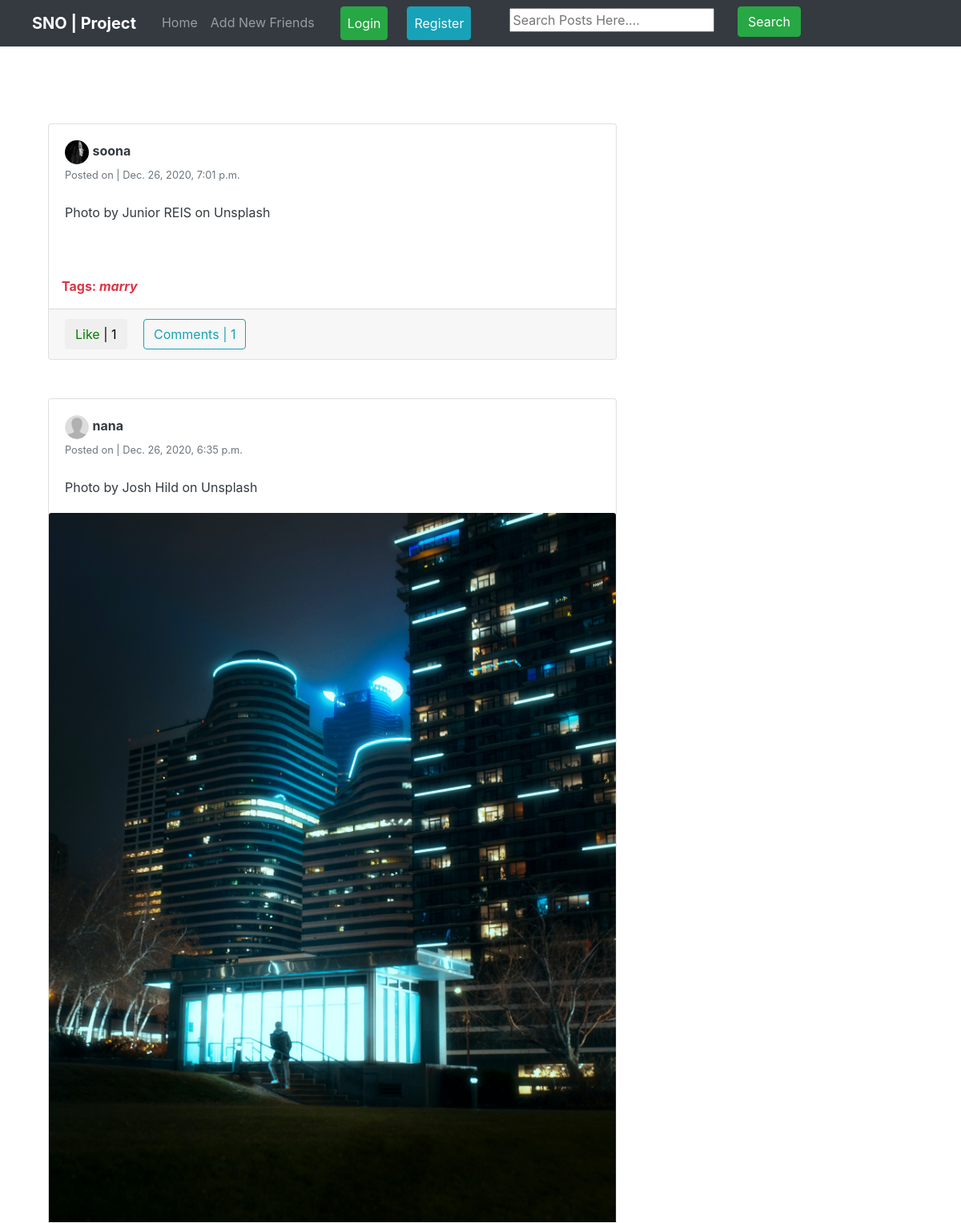
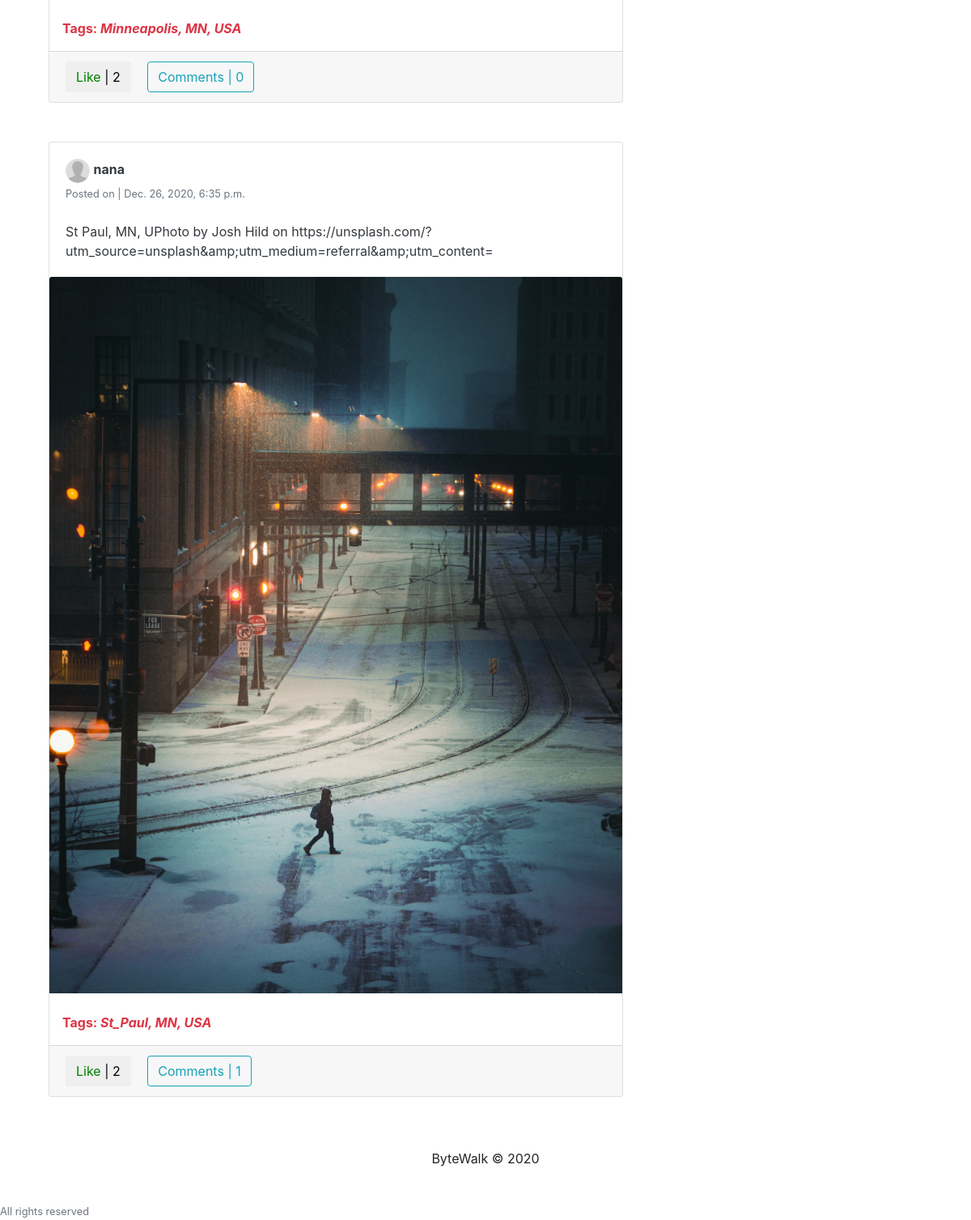
The page / on the database its author committed (2 pictures, top to bottom).
### feed/models.py (models this page shows, shortened)
class Post(models.Model):
    description = models.CharField(max_length=255, blank=True)
    pic = models.ImageField(upload_to='path/to/imgs')
    date_posted = models.DateTimeField(default=timezone.now)
    user_name = models.ForeignKey(User, on_delete=models.CASCADE)
    tags = models.CharField(max_length=100, blank=True)

### users/models.py (models this page shows, shortened)
class Profile(models.Model):
    user = models.OneToOneField(User, on_delete=models.CASCADE)
    image = models.ImageField(default='default.png', upload_to='profile_pics')
    slug = AutoSlugField(populate_from='user')
    bio = models. CharField(max_length=255, blank=True)
    friends = models.ManyToManyField('profile', blank=True)
    def get_absolute_url(self):
        return "/users/{}".format(self.slug)

### feed/views.py (the view)
# urls.py: path('', PostListView.as_view(), name='home'),
class PostListView(ListView):
    model = Post
    template_name = 'feed/home.html'
    context_object_name = 'posts'
    ordering = ['-date_posted']
    paginte_by = 10
    def get_context_data(self, **kwargs):
        context = super(PostListView, self).get_context_data(**kwargs)
        if self.request.user.is_authenticated:
            liked = [i for i in Post.objects.all() if Like.objects.filter(user= self.request.user, post=i)]
            context['liked_post'] = liked
        return context

### feed/templates/feed/home.html (shortened to what this page needs)
{% extends "feed/layout.html" %}
{% load static %}
{% block searchform %}
<form class="form-inlin my-2 my-lg-0 ml-5" action="{% url 'search_posts' %}">
    <input name="p" type="text" placeholder="Search Posts Here....">
    <button class="btn btn-success my-2 my-sm-0 ml-4" type="submit">Search</button>
</form>
{% endblock searchform %}
{% block content %}
<br><br>
<div class="container">
    <div class="row">
        <div class="col-md-8">
            {% for post in posts %}
            <div class="card card-signin my-5">
                <div class="card-body">
                    <a href="{{ post.user_name.profile.get_absolute_url }}">
                        <img src="{{ post.user_name.profile.image.url }}" class="rounded-circle" width="30" height="30" alt="" >
                    </a>
                    <a class="text-dark" href="{{ post.user_name.profile.get_absolute_url }}"><b>{{ post.user_name }}</b></a>
                    <br>
                    <small class="text-muted">Posted on | {{ post.date_posted }}</small>
                    <br><br>
                    <p class="card-text text-dark">{{ post.description }}</p>
                </div>
                <a href="{% url 'post-detail' post.id %}">
                    <img class="card-img-top" src="{{ post.pic.url }}" alt="">
                </a>
                {% if post.tags %}
                <br>
                <p class="text-danger ml-3"><b>Tags: <i>{{ post.tags }}</i></b></p>
                {% endif %}
                <div class="card-footer">
                    <button class="btn btn-white mr-3 like" id="{{ post.id }}">
                        {% if post in liked_post %}
                        <a href="{% url 'post-like' %}" style="color: red;" id="likebtn{{ post.id }}">Unlike</a> | {{ post.likes.count }}
                        {% else %}
                        <a href="{% url 'post-like' %}" style="color: green;" id="likebtn{{ post.id }}">Like</a> | {{ post.likes.count }}
                        {% endif %}
                    </button>
                    <a class="btn btn-outline-info" href="{% url 'post-detail' post.id %}">Comments | {{ post.details.count }}</a>
                </div>
            </div>
            {% endfor %}
        </div>
    </div>
</div>
{% endblock content %}

### feed/templates/feed/layout.html (shortened to what this page needs)
{% load static %}
<!DOCTYPE html>
<html lang="en">
<head>
    <link rel="stylesheet" href="https://maxcdn.bootstrapcdn.com/bootstrap/4.0.0/css/bootstrap.min.css">
    <link rel="stylesheet" type="text/css" href="https://storage.googleapis.com/bytewalk/profilepage.css">
    <link rel="stylesheet" type="text/css" href="https://storage.googleapis.com/bytewalk/styles.css">
</head>
<body>
    <nav class="navbar navbar-expand-lg navbar-dark bg-dark sticky-top">
        <a class="navbar-brand ml-4 mr-4" href="#"><b>SNO | Project</b></a>
	  <div class="collapse navbar-collapse" id="navbarNavAltMarkup">
	    <div class="navbar-nav">
            <a href="{% url 'home' %}" class="nav-item nav-link">Home</a>
            <a href="{% url 'users_list' %}" class="nav-item nav-link">Add New Friends</a>
            {% if user.is_authenticated %}
                <a href="{% url 'friend_list' %}" class="nav-item nav-link">Friends</a>
                <a href="{% url 'my_profile' %}" class="nav-item nav-link">Profile</a>
                <a href="{% url 'post-create' %}" class="nav-item nav-link">Create Post</a>
                <a href="{% url 'logout' %}" class="nav-item nav-link btn btn-danger ml-4  text-light">Logout</a>
            {% else %}
                <a href="{% url 'login' %}" class="nav-item nav-link btn btn-success ml-4  text-light">Login</a>
                <a href="{% url 'register' %}" class="nav-item nav-link btn btn-info ml-4  text-light">Register</a>
            {% endif %}
            {% block searchform %}{% endblock searchform %}
        </div>
    </nav>
    <div class="container">
        {% block content %}{% endblock content %}
    </div>
    <footer class="page-footer font-small block">
            <div class="footer-copyright text-center py-3">ByteWalk © 2020</div>
            <br><small class="text-muted">All rights reserved</small>
    </footer>
</body>
</html>

### rows shown on the page
Post: user_name.profile.image (picture), user_name "soona", date_posted "Dec. 26, 2020, 7:01 p.m.", description "Photo by Junior REIS on Unsplash", tags "marry", likes.count "1", details.count "1"
Post: user_name.profile.image (placeholder picture), user_name "nana", date_posted "Dec. 26, 2020, 6:35 p.m.", description "Photo by Josh Hild on Unsplash", pic (picture), tags "Minneapolis, MN, USA", likes.count "2", details.count "0"
Post: user_name.profile.image (placeholder picture), user_name "nana", date_posted "Dec. 26, 2020, 6:35 p.m.", description "St Paul, MN, UPhoto by Josh Hild on https://unsplash.com/?utm_source=unsplash&amp;utm_medium=referral&amp;utm_content=", pic (picture), tags "St_Paul, MN, USA", likes.count "2", details.count "1"
